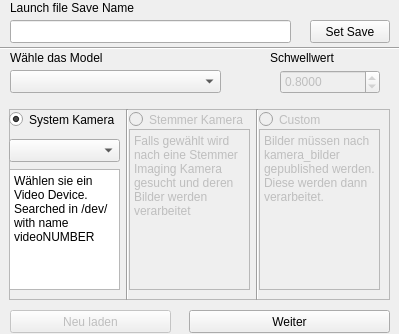
<?xml version="1.0" encoding="UTF-8"?>

<!--
AI_Model_Creator; an easy to use AI cumputer vision model creator.
Copyright (C) 2020  Jonas Mayer

This program is free software: you can redistribute it and/or modify
it under the terms of the GNU General Public License as published by    
the Free Software Foundation, either version 3 of the License, or
(at your option) any later version.

This program is distributed in the hope that it will be useful,
but WITHOUT ANY WARRANTY; without even the implied warranty of
MERCHANTABILITY or FITNESS FOR A PARTICULAR PURPOSE.  See the
GNU General Public License for more details.

You should have received a copy of the GNU General Public License
along with this program.  If not, see <https://www.gnu.org/licenses/>.
You can contact me by mail: bysuxaxofficial@gmail.com
-->

<ui version="4.0">
 <class>test</class>
 <widget class="QMainWindow" name="test">
  <property name="geometry">
   <rect>
    <x>0</x>
    <y>0</y>
    <width>399</width>
    <height>334</height>
   </rect>
  </property>
  <property name="windowTitle">
   <string>LaunchFileCreator</string>
  </property>
  <widget class="QWidget" name="centralwidget">
   <widget class="QLineEdit" name="lineEditName">
    <property name="geometry">
     <rect>
      <x>10</x>
      <y>20</y>
      <width>281</width>
      <height>23</height>
     </rect>
    </property>
   </widget>
   <widget class="QLabel" name="label">
    <property name="geometry">
     <rect>
      <x>10</x>
      <y>0</y>
      <width>161</width>
      <height>16</height>
     </rect>
    </property>
    <property name="text">
     <string>Launch file Save Name</string>
    </property>
   </widget>
   <widget class="QPushButton" name="pushButtonSave">
    <property name="geometry">
     <rect>
      <x>310</x>
      <y>20</y>
      <width>80</width>
      <height>23</height>
     </rect>
    </property>
    <property name="text">
     <string>Set Save</string>
    </property>
   </widget>
   <widget class="QComboBox" name="comboBoxModel">
    <property name="geometry">
     <rect>
      <x>10</x>
      <y>70</y>
      <width>211</width>
      <height>23</height>
     </rect>
    </property>
   </widget>
   <widget class="Line" name="line">
    <property name="geometry">
     <rect>
      <x>0</x>
      <y>40</y>
      <width>401</width>
      <height>16</height>
     </rect>
    </property>
    <property name="orientation">
     <enum>Qt::Horizontal</enum>
    </property>
   </widget>
   <widget class="QLabel" name="label_2">
    <property name="geometry">
     <rect>
      <x>10</x>
      <y>50</y>
      <width>150</width>
      <height>16</height>
     </rect>
    </property>
    <property name="text">
     <string>Wähle das Model</string>
    </property>
   </widget>
   <widget class="QDoubleSpinBox" name="doubleSpinBoxSchwelle">
    <property name="enabled">
     <bool>false</bool>
    </property>
    <property name="geometry">
     <rect>
      <x>280</x>
      <y>70</y>
      <width>100</width>
      <height>24</height>
     </rect>
    </property>
    <property name="decimals">
     <number>4</number>
    </property>
    <property name="maximum">
     <double>1.000000000000000</double>
    </property>
    <property name="singleStep">
     <double>0.050000000000000</double>
    </property>
    <property name="value">
     <double>0.800000000000000</double>
    </property>
   </widget>
   <widget class="QLabel" name="label_3">
    <property name="geometry">
     <rect>
      <x>270</x>
      <y>50</y>
      <width>111</width>
      <height>16</height>
     </rect>
    </property>
    <property name="text">
     <string>Schwellwert</string>
    </property>
   </widget>
   <widget class="QFrame" name="frame">
    <property name="geometry">
     <rect>
      <x>9</x>
      <y>109</y>
      <width>381</width>
      <height>191</height>
     </rect>
    </property>
    <property name="frameShape">
     <enum>QFrame::StyledPanel</enum>
    </property>
    <property name="frameShadow">
     <enum>QFrame::Raised</enum>
    </property>
    <widget class="QRadioButton" name="radioButton1">
     <property name="geometry">
      <rect>
       <x>0</x>
       <y>0</y>
       <width>121</width>
       <height>21</height>
      </rect>
     </property>
     <property name="text">
      <string>System Kamera</string>
     </property>
     <property name="checked">
      <bool>true</bool>
     </property>
    </widget>
    <widget class="QRadioButton" name="radioButton_2">
     <property name="enabled">
      <bool>false</bool>
     </property>
     <property name="geometry">
      <rect>
       <x>120</x>
       <y>0</y>
       <width>131</width>
       <height>21</height>
      </rect>
     </property>
     <property name="text">
      <string>Stemmer Kamera</string>
     </property>
    </widget>
    <widget class="QRadioButton" name="radioButton_3">
     <property name="enabled">
      <bool>false</bool>
     </property>
     <property name="geometry">
      <rect>
       <x>250</x>
       <y>0</y>
       <width>100</width>
       <height>21</height>
      </rect>
     </property>
     <property name="text">
      <string>Custom</string>
     </property>
    </widget>
    <widget class="Line" name="line_2">
     <property name="geometry">
      <rect>
       <x>110</x>
       <y>0</y>
       <width>16</width>
       <height>191</height>
      </rect>
     </property>
     <property name="orientation">
      <enum>Qt::Vertical</enum>
     </property>
    </widget>
    <widget class="Line" name="line_3">
     <property name="geometry">
      <rect>
       <x>240</x>
       <y>0</y>
       <width>16</width>
       <height>191</height>
      </rect>
     </property>
     <property name="orientation">
      <enum>Qt::Vertical</enum>
     </property>
    </widget>
    <widget class="QTextBrowser" name="textBrowser">
     <property name="enabled">
      <bool>false</bool>
     </property>
     <property name="geometry">
      <rect>
       <x>250</x>
       <y>20</y>
       <width>121</width>
       <height>161</height>
      </rect>
     </property>
     <property name="html">
      <string>&lt;!DOCTYPE HTML PUBLIC &quot;-//W3C//DTD HTML 4.0//EN&quot; &quot;http://www.w3.org/TR/REC-html40/strict.dtd&quot;&gt;
&lt;html&gt;&lt;head&gt;&lt;meta name=&quot;qrichtext&quot; content=&quot;1&quot; /&gt;&lt;style type=&quot;text/css&quot;&gt;
p, li { white-space: pre-wrap; }
&lt;/style&gt;&lt;/head&gt;&lt;body style=&quot; font-family:'Sans Serif'; font-size:9pt; font-weight:400; font-style:normal;&quot;&gt;
&lt;p style=&quot; margin-top:0px; margin-bottom:0px; margin-left:0px; margin-right:0px; -qt-block-indent:0; text-indent:0px;&quot;&gt;Bilder müssen nach kamera_bilder gepublished werden. Diese werden dann verarbeitet.&lt;/p&gt;
&lt;p style=&quot;-qt-paragraph-type:empty; margin-top:0px; margin-bottom:0px; margin-left:0px; margin-right:0px; -qt-block-indent:0; text-indent:0px;&quot;&gt;&lt;br /&gt;&lt;/p&gt;&lt;/body&gt;&lt;/html&gt;</string>
     </property>
    </widget>
    <widget class="QTextBrowser" name="textBrowser_2">
     <property name="enabled">
      <bool>false</bool>
     </property>
     <property name="geometry">
      <rect>
       <x>120</x>
       <y>20</y>
       <width>121</width>
       <height>161</height>
      </rect>
     </property>
     <property name="html">
      <string>&lt;!DOCTYPE HTML PUBLIC &quot;-//W3C//DTD HTML 4.0//EN&quot; &quot;http://www.w3.org/TR/REC-html40/strict.dtd&quot;&gt;
&lt;html&gt;&lt;head&gt;&lt;meta name=&quot;qrichtext&quot; content=&quot;1&quot; /&gt;&lt;style type=&quot;text/css&quot;&gt;
p, li { white-space: pre-wrap; }
&lt;/style&gt;&lt;/head&gt;&lt;body style=&quot; font-family:'Sans Serif'; font-size:9pt; font-weight:400; font-style:normal;&quot;&gt;
&lt;p style=&quot; margin-top:0px; margin-bottom:0px; margin-left:0px; margin-right:0px; -qt-block-indent:0; text-indent:0px;&quot;&gt;Falls gewählt wird nach eine Stemmer Imaging Kamera gesucht und deren Bilder werden verarbeitet&lt;/p&gt;&lt;/body&gt;&lt;/html&gt;</string>
     </property>
    </widget>
    <widget class="QComboBox" name="comboBox_2">
     <property name="geometry">
      <rect>
       <x>0</x>
       <y>30</y>
       <width>111</width>
       <height>23</height>
      </rect>
     </property>
    </widget>
    <widget class="QTextBrowser" name="textBrowser_3">
     <property name="geometry">
      <rect>
       <x>0</x>
       <y>60</y>
       <width>111</width>
       <height>121</height>
      </rect>
     </property>
     <property name="html">
      <string>&lt;!DOCTYPE HTML PUBLIC &quot;-//W3C//DTD HTML 4.0//EN&quot; &quot;http://www.w3.org/TR/REC-html40/strict.dtd&quot;&gt;
&lt;html&gt;&lt;head&gt;&lt;meta name=&quot;qrichtext&quot; content=&quot;1&quot; /&gt;&lt;style type=&quot;text/css&quot;&gt;
p, li { white-space: pre-wrap; }
&lt;/style&gt;&lt;/head&gt;&lt;body style=&quot; font-family:'Sans Serif'; font-size:9pt; font-weight:400; font-style:normal;&quot;&gt;
&lt;p style=&quot; margin-top:0px; margin-bottom:0px; margin-left:0px; margin-right:0px; -qt-block-indent:0; text-indent:0px;&quot;&gt;Wählen sie ein Video Device. Searched in /dev/ with name videoNUMBER&lt;/p&gt;&lt;/body&gt;&lt;/html&gt;</string>
     </property>
    </widget>
   </widget>
   <widget class="QPushButton" name="pushButtonWeiter">
    <property name="geometry">
     <rect>
      <x>189</x>
      <y>310</y>
      <width>201</width>
      <height>23</height>
     </rect>
    </property>
    <property name="text">
     <string>Weiter</string>
    </property>
   </widget>
   <widget class="QPushButton" name="pushButton">
    <property name="enabled">
     <bool>false</bool>
    </property>
    <property name="geometry">
     <rect>
      <x>10</x>
      <y>310</y>
      <width>161</width>
      <height>23</height>
     </rect>
    </property>
    <property name="text">
     <string>Neu laden</string>
    </property>
   </widget>
  </widget>
 </widget>
 <resources/>
 <connections/>
</ui>
